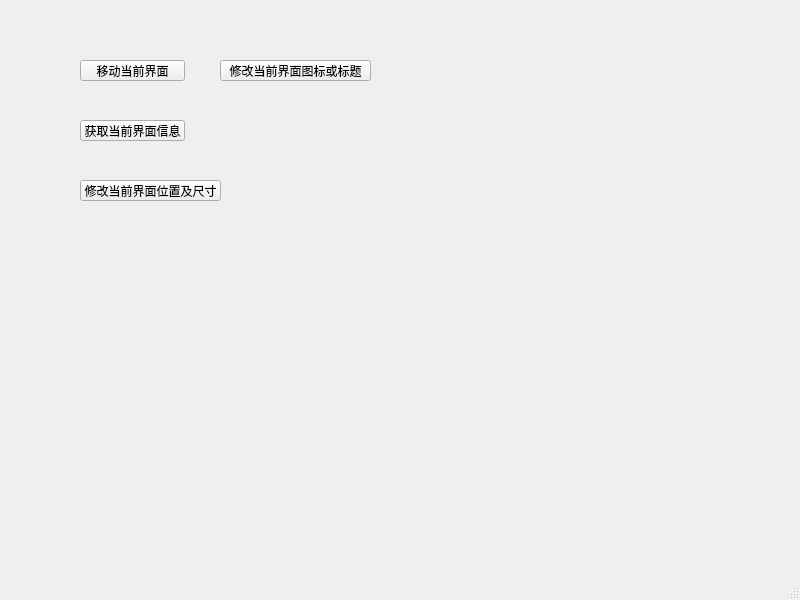
<?xml version="1.0" encoding="UTF-8"?>
<ui version="4.0">
 <class>MainWindow</class>
 <widget class="QMainWindow" name="MainWindow">
  <property name="geometry">
   <rect>
    <x>0</x>
    <y>0</y>
    <width>800</width>
    <height>600</height>
   </rect>
  </property>
  <property name="cursor">
   <cursorShape>ArrowCursor</cursorShape>
  </property>
  <property name="tabletTracking">
   <bool>false</bool>
  </property>
  <property name="windowTitle">
   <string>MainWindow</string>
  </property>
  <widget class="QWidget" name="centralwidget">
   <widget class="QPushButton" name="moveBtn">
    <property name="geometry">
     <rect>
      <x>80</x>
      <y>60</y>
      <width>105</width>
      <height>21</height>
     </rect>
    </property>
    <property name="text">
     <string>移动当前界面</string>
    </property>
   </widget>
   <widget class="QPushButton" name="getWindowInfoBtn">
    <property name="geometry">
     <rect>
      <x>80</x>
      <y>120</y>
      <width>105</width>
      <height>21</height>
     </rect>
    </property>
    <property name="text">
     <string>获取当前界面信息</string>
    </property>
   </widget>
   <widget class="QPushButton" name="modifyBtn">
    <property name="geometry">
     <rect>
      <x>80</x>
      <y>180</y>
      <width>141</width>
      <height>21</height>
     </rect>
    </property>
    <property name="text">
     <string>修改当前界面位置及尺寸</string>
    </property>
   </widget>
   <widget class="QPushButton" name="modifyIconOrTitleBtn">
    <property name="geometry">
     <rect>
      <x>220</x>
      <y>60</y>
      <width>151</width>
      <height>21</height>
     </rect>
    </property>
    <property name="text">
     <string>修改当前界面图标或标题</string>
    </property>
   </widget>
  </widget>
  <widget class="QMenuBar" name="menubar">
   <property name="geometry">
    <rect>
     <x>0</x>
     <y>0</y>
     <width>800</width>
     <height>17</height>
    </rect>
   </property>
  </widget>
  <widget class="QStatusBar" name="statusbar"/>
 </widget>
 <resources/>
 <connections/>
</ui>
